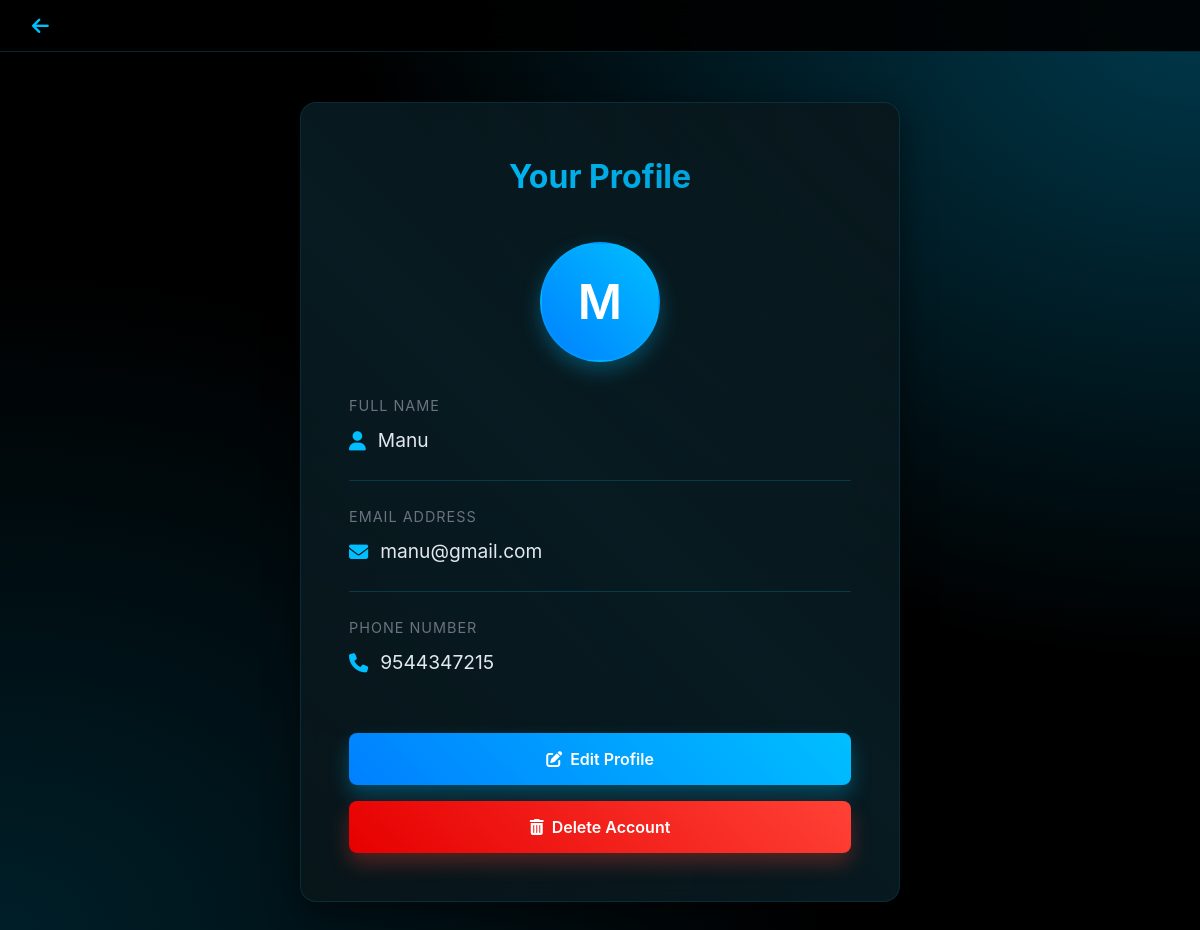
Screenshot of /profile/ (signed in) with the database file from the repository.
### cinemaapp/models.py (models this page shows)
class Register(models.Model):
    name=models.CharField(max_length=30)
    email=models.EmailField(unique=True)
    phone=models.IntegerField()
    password=models.CharField(max_length=50)

### cinemaapp/views.py (the view)
# urls.py: path('profile/', views.profile, name='profile'),
def profile(request):
    if 'email' in request.session:
        email = request.session['email']
        user = Register.objects.get(email=email)
        return render(request,'profile.html', {'user':user})
    else:
        return redirect('login')

### cinemaapp/templates/profile.html (shortened to what this page needs)
{% load static %}
<!DOCTYPE html>
<html lang="en">
<head>
    <link rel="stylesheet" href="https://cdnjs.cloudflare.com/ajax/libs/font-awesome/6.4.0/css/all.min.css">
</head>
<body>
    <nav class="profile-nav">
        <div class="nav-container">
            <a href="/home/" class="back-btn">
                <i class="fas fa-arrow-left"></i>
            </a>
        </div>
    </nav>
    <div class="main-content">
        <div class="profile-container">
            <h2>Your Profile</h2>
            <div class="profile-avatar">
                <div class="avatar-circle">
                    <div class="avatar-initial">{{ user.name.0 }}</div>
                </div>
            </div>
            <div class="profile-details">
                <div class="detail-item">
                    <div class="detail-label">Full Name</div>
                    <div class="detail-value">
                        <i class="fas fa-user"></i>
                        {{ user.name }}
                    </div>
                </div>
                <div class="detail-item">
                    <div class="detail-label">Email Address</div>
                    <div class="detail-value">
                        <i class="fas fa-envelope"></i>
                        {{ user.email }}
                    </div>
                </div>
                <div class="detail-item">
                    <div class="detail-label">Phone Number</div>
                    <div class="detail-value">
                        <i class="fas fa-phone"></i>
                        {{ user.phone }}
                    </div>
                </div>
            </div>
            <div class="button-container">
                <button class="edit-btn" onclick="window.location.href='/edit_profile/'">
                    <i class="fas fa-edit"></i> Edit Profile
                </button>
                <button class="delete-btn" onclick="window.location.href='/delete_account/{{user.id}}/'">
                    <i class="fas fa-trash-alt"></i> Delete Account
                </button>
            </div>
        </div>
    </div>
</body>
</html>

### rows the page displays
Register: name.0 "M", name "Manu", email "manu@gmail.com", phone "9544347215"
